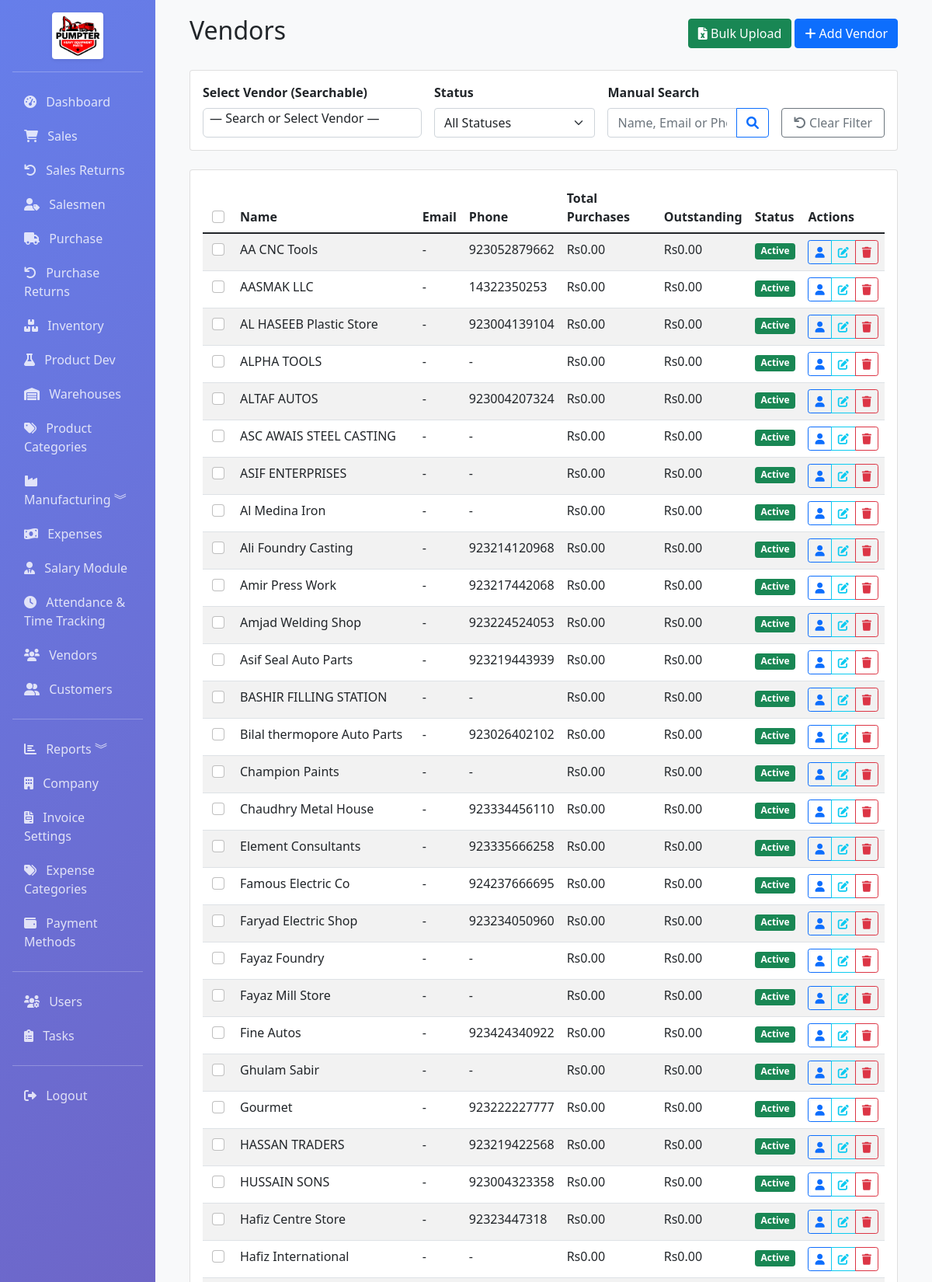
Page /purchase/vendors (signed in, upper part) on the committed database.
### app/models.py (models this page shows, shortened)
class Vendor(db.Model):
    __tablename__ = 'vendors'
    id = db.Column(db.Integer, primary_key=True)
    name = db.Column(db.String(100), nullable=False, index=True)
    email = db.Column(db.String(120), index=True)
    phone = db.Column(db.String(20))
    address = db.Column(db.Text)
    gst_number = db.Column(db.String(20), index=True)
    pan_number = db.Column(db.String(20))
    contact_person = db.Column(db.String(100))
    shipping_address = db.Column(db.Text)
    payment_method = db.Column(db.String(50), nullable=True)
    payment_terms = db.Column(db.Integer, default=30)  # Days
    credit_limit = db.Column(db.Float, default=0)
    is_active = db.Column(db.Boolean, default=True)
    created_at = db.Column(db.DateTime, default=datetime.utcnow)
    updated_at = db.Column(db.DateTime, default=datetime.utcnow, onupdate=datetime.utcnow)
    bills = db.relationship('PurchaseBill', backref='vendor', lazy=True, cascade='all, delete-orphan')
    advances = db.relationship('VendorAdvance', backref='vendor', lazy=True, cascade='all, delete-orphan')
    @property
    def total_purchases(self):
        return sum(bill.total for bill in self.bills)
    @property
    def outstanding_balance(self):
        return sum(bill.total - bill.paid_amount for bill in self.bills if bill.status != 'paid')

### app/routes/purchase.py (the view, shortened to what this page needs)
@bp.route('/vendors')
@login_required
def vendors():
    status = request.args.get('status', 'all')
    search = request.args.get('search', '')
    vendor_id = request.args.get('vendor_id', type=int)
    query = Vendor.query
    if status == 'active':
        query = query.filter_by(is_active=True)
    elif status == 'inactive':
        query = query.filter_by(is_active=False)
    if vendor_id:
        query = query.filter_by(id=vendor_id)
    vendors = query.order_by(Vendor.name.asc()).all()
    all_vendors = Vendor.query.order_by(Vendor.name.asc()).all()
    return render_template('purchase/vendors.html',
                         vendors=vendors,
                         all_vendors=all_vendors,
                         current_status=status,
                         search_query=search,
                         selected_vendor_id=vendor_id)

### app/models.py (called while the page is built)
    @property
    def is_admin(self):
        return self.role == 'admin'

### app/templates/purchase/vendors.html (shortened to what this page needs)
{% extends "base.html" %}
{% block extra_css %}
<link href="https://cdn.jsdelivr.net/npm/select2@4.1.0-rc.0/dist/css/select2.min.css" rel="stylesheet" />
<link rel="stylesheet" href="https://cdn.jsdelivr.net/npm/select2-bootstrap-5-theme@1.3.0/dist/select2-bootstrap-5-theme.min.css" />
{% endblock %}
{% block content %}
<div class="container-fluid">
	<div class="d-flex justify-content-between align-items-center mb-4">
		<h2>Vendors</h2>
		<div>
			<a href="{{ url_for('purchase.bulk_upload_vendor') }}" class="btn btn-success">
				<i class="fas fa-file-excel"></i> Bulk Upload
			</a>
			<a href="{{ url_for('purchase.add_vendor') }}" class="btn btn-primary"><i class="fas fa-plus"></i> Add Vendor</a>
		</div>
	</div>
	<div class="card mb-4">
		<div class="card-body">
			<form method="GET" action="{{ url_for('purchase.vendors') }}" class="row g-3 align-items-end">
				<div class="col-md-4">
					<label class="form-label fw-bold">Select Vendor (Searchable)</label>
				</div>
				<div class="col-md-3">
					<label class="form-label fw-bold">Status</label>
					<select name="status" class="form-select" onchange="this.form.submit()">
						<option value="all" {% if current_status == 'all' %}selected{% endif %}>All Statuses</option>
					</select>
				</div>
				<div class="col-md-3">
					<label class="form-label fw-bold">Manual Search</label>
					<div class="input-group">
						<input type="text" name="search" class="form-control" placeholder="Name, Email or Phone..." value="{{ search_query if not (search_query in all_vendors|map(attribute='name')) else '' }}">
						<button class="btn btn-outline-primary" type="submit">
							<i class="fas fa-search"></i>
						</button>
					</div>
				</div>
				<div class="col-md-2">
					<a href="{{ url_for('purchase.vendors') }}" class="btn btn-outline-secondary w-100">
						<i class="fas fa-undo"></i> Clear Filter
					</a>
				</div>
			</form>
		</div>
	</div>
	<div class="card">
		<div class="card-body">
			<div class="table-responsive">
				<table class="table table-striped">
					<thead>
						<tr>
							<th style="width: 40px;" class="text-center">
								<input type="checkbox" id="selectAll" class="form-check-input">
							</th>
							<th>Name</th>
							<th>Email</th>
							<th>Phone</th>
							<th>Total Purchases</th>
							<th>Outstanding</th>
							<th>Status</th>
							<th>Actions</th>
						</tr>
					</thead>
					<tbody>
						{% for vendor in vendors %}
						<tr>
							<td class="text-center">
								<input type="checkbox" class="form-check-input vendor-checkbox" value="{{ vendor.id }}">
							</td>
							<td>{{ vendor.name }}</td>
							<td>{{ vendor.email or '-' }}</td>
							<td>{{ vendor.phone or '-' }}</td>
							<td>Rs{{ '%.2f'|format(vendor.total_purchases) }}</td>
							<td>Rs{{ '%.2f'|format(vendor.outstanding_balance) }}</td>
							<td><span class="badge bg-{{ 'success' if vendor.is_active else 'danger' }}">{{ 'Active' if vendor.is_active else 'Inactive' }}</span></td>
							<td>
								<div class="btn-group" role="group">
									<a href="{{ url_for('purchase.vendor_profile', id=vendor.id) }}" class="btn btn-sm btn-outline-primary" title="Profile"><i class="fas fa-user"></i></a>
									<a href="{{ url_for('purchase.edit_vendor', id=vendor.id) }}" class="btn btn-sm btn-outline-info" title="Edit"><i class="fas fa-edit"></i></a>
									<button type="button" class="btn btn-sm btn-outline-danger" title="Delete" data-bs-toggle="modal" data-bs-target="#deleteModal{{ vendor.id }}">
										<i class="fas fa-trash"></i>
									</button>
								</div>
							</td>
						</tr>
						{% endfor %}
					</tbody>
				</table>
			</div>
		</div>
	</div>
</div>
{% endblock %}

### rows in the picture
Vendor: name "AA CNC Tools", email "-", phone "923052879662", total_purchases "0.00", outstanding_balance "0.00", is_active "Active"
Vendor: name "AASMAK LLC", email "-", phone "14322350253", total_purchases "0.00", outstanding_balance "0.00", is_active "Active"
Vendor: name "AL HASEEB Plastic Store", email "-", phone "923004139104", total_purchases "0.00", outstanding_balance "0.00", is_active "Active"
Vendor: name "ALPHA TOOLS", email "-", phone "-", total_purchases "0.00", outstanding_balance "0.00", is_active "Active"
Vendor: name "ALTAF AUTOS", email "-", phone "923004207324", total_purchases "0.00", outstanding_balance "0.00", is_active "Active"
Vendor: name "ASC AWAIS STEEL CASTING", email "-", phone "-", total_purchases "0.00", outstanding_balance "0.00", is_active "Active"
Vendor: name "ASIF ENTERPRISES", email "-", phone "-", total_purchases "0.00", outstanding_balance "0.00", is_active "Active"
Vendor: name "Al Medina Iron", email "-", phone "-", total_purchases "0.00", outstanding_balance "0.00", is_active "Active"
Vendor: name "Ali Foundry Casting", email "-", phone "923214120968", total_purchases "0.00", outstanding_balance "0.00", is_active "Active"
Vendor: name "Amir Press Work", email "-", phone "923217442068", total_purchases "0.00", outstanding_balance "0.00", is_active "Active"
Vendor: name "Amjad Welding Shop", email "-", phone "923224524053", total_purchases "0.00", outstanding_balance "0.00", is_active "Active"
Vendor: name "Asif Seal Auto Parts", email "-", phone "923219443939", total_purchases "0.00", outstanding_balance "0.00", is_active "Active"
Vendor: name "BASHIR FILLING STATION", email "-", phone "-", total_purchases "0.00", outstanding_balance "0.00", is_active "Active"
Vendor: name "Bilal thermopore Auto Parts", email "-", phone "923026402102", total_purchases "0.00", outstanding_balance "0.00", is_active "Active"
Vendor: name "Champion Paints", email "-", phone "-", total_purchases "0.00", outstanding_balance "0.00", is_active "Active"
Vendor: name "Chaudhry Metal House", email "-", phone "923334456110", total_purchases "0.00", outstanding_balance "0.00", is_active "Active"
Vendor: name "Element Consultants", email "-", phone "923335666258", total_purchases "0.00", outstanding_balance "0.00", is_active "Active"
Vendor: name "Famous Electric Co", email "-", phone "924237666695", total_purchases "0.00", outstanding_balance "0.00", is_active "Active"
Vendor: name "Faryad Electric Shop", email "-", phone "923234050960", total_purchases "0.00", outstanding_balance "0.00", is_active "Active"
Vendor: name "Fayaz Foundry", email "-", phone "-", total_purchases "0.00", outstanding_balance "0.00", is_active "Active"
Vendor: name "Fayaz Mill Store", email "-", phone "-", total_purchases "0.00", outstanding_balance "0.00", is_active "Active"
Vendor: name "Fine Autos", email "-", phone "923424340922", total_purchases "0.00", outstanding_balance "0.00", is_active "Active"
Vendor: name "Ghulam Sabir", email "-", phone "-", total_purchases "0.00", outstanding_balance "0.00", is_active "Active"
Vendor: name "Gourmet", email "-", phone "923222227777", total_purchases "0.00", outstanding_balance "0.00", is_active "Active"
Vendor: name "HASSAN TRADERS", email "-", phone "923219422568", total_purchases "0.00", outstanding_balance "0.00", is_active "Active"
Vendor: name "HUSSAIN SONS", email "-", phone "923004323358", total_purchases "0.00", outstanding_balance "0.00", is_active "Active"
Vendor: name "Hafiz Centre Store", email "-", phone "92323447318", total_purchases "0.00", outstanding_balance "0.00", is_active "Active"
Vendor: name "Hafiz International", email "-", phone "-", total_purchases "0.00", outstanding_balance "0.00", is_active "Active"
